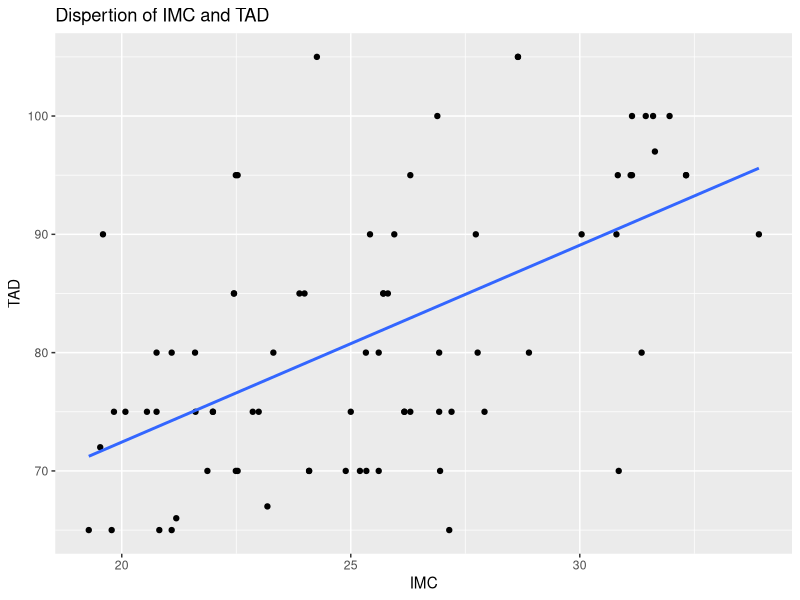

Generate this figure with R:
library(readxl)
library(ggplot2)

Values <- read_excel ("data/Utentes.xlsx")
IMC <- Values["IMC"]
TAD <- Values["TAD"]
df <- data.frame(IMC,TAD)

ggplot (df, aes(x = IMC, y = TAD)) + geom_point() +geom_smooth(method=lm, se=FALSE, fullrange=TRUE)+
  labs(title="Dispertion of IMC and TAD",x="IMC", y = "TAD")
